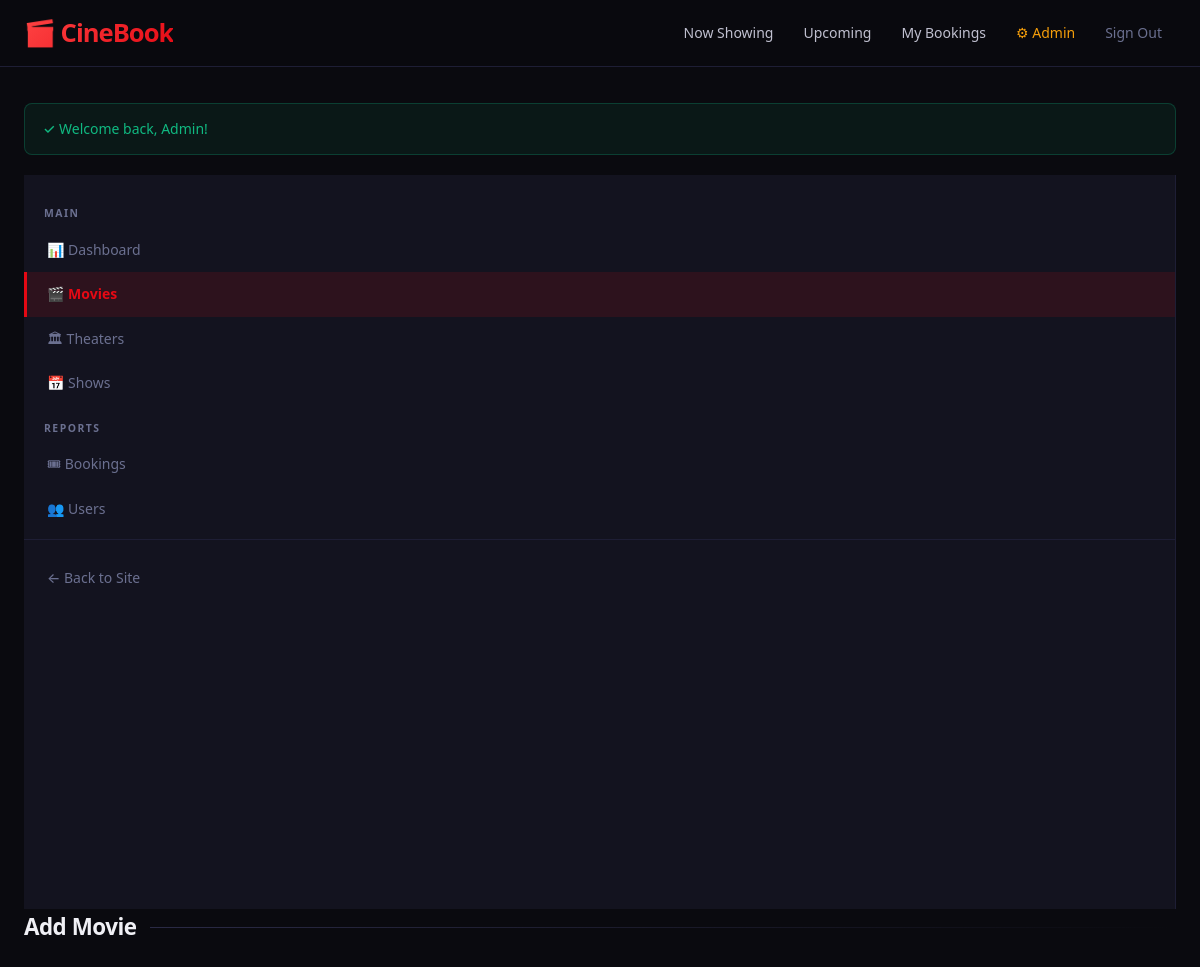
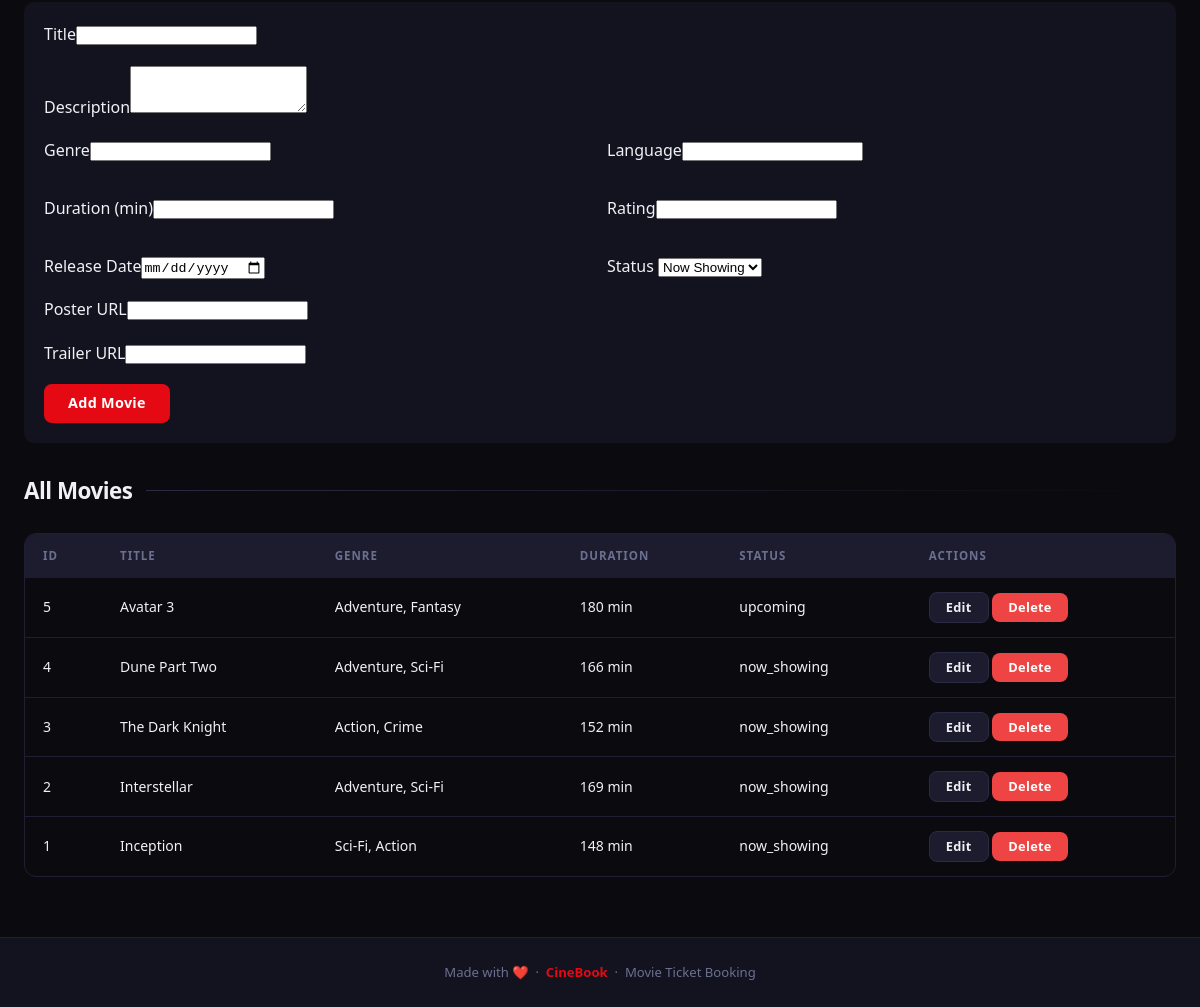
/admin/movies.php (signed in), run on the app's committed database (2 pictures, top to bottom).
### tables this page shows
CREATE TABLE IF NOT EXISTS movies (
  id INT AUTO_INCREMENT PRIMARY KEY,
  title VARCHAR(200) NOT NULL,
  description TEXT,
  genre VARCHAR(100),
  language VARCHAR(50),
  duration INT,
  rating DECIMAL(3,1) DEFAULT 0,
  poster VARCHAR(255),
  trailer_url VARCHAR(255),
  release_date DATE,
  status ENUM('now_showing','upcoming') DEFAULT 'now_showing',
  created_at TIMESTAMP DEFAULT CURRENT_TIMESTAMP
);

### admin/movies.php (the view, shortened to what this page needs)
<?php
require_once __DIR__ . '/../includes/functions.php';
$edit = null;
$movies = $conn->query("SELECT * FROM movies ORDER BY id DESC")->fetch_all(MYSQLI_ASSOC);
require_once __DIR__ . '/../includes/header.php';
?>
<div class="admin-layout">
  <?php require __DIR__ . '/sidebar.php'; ?>
  <div>
    <h2 class="section-title"><?= $edit ? 'Edit' : 'Add' ?> Movie</h2>
    <form method="post" style="background:var(--surface); padding:20px; border-radius:10px; margin-bottom:30px;">
      <div class="form-group"><label>Title</label><input name="title" required value="<?= e($edit['title'] ?? '') ?>"></div>
      <div class="form-group"><label>Description</label><textarea name="description" rows="3"><?= e($edit['description'] ?? '') ?></textarea></div>
      <div style="display:grid; grid-template-columns:1fr 1fr; gap:14px;">
        <div class="form-group"><label>Genre</label><input name="genre" value="<?= e($edit['genre'] ?? '') ?>"></div>
        <div class="form-group"><label>Language</label><input name="language" value="<?= e($edit['language'] ?? '') ?>"></div>
        <div class="form-group"><label>Duration (min)</label><input name="duration" type="number" value="<?= e($edit['duration'] ?? '') ?>"></div>
        <div class="form-group"><label>Rating</label><input name="rating" type="number" step="0.1" value="<?= e($edit['rating'] ?? '') ?>"></div>
        <div class="form-group"><label>Release Date</label><input name="release_date" type="date" value="<?= e($edit['release_date'] ?? '') ?>"></div>
        <div class="form-group"><label>Status</label>
          <select name="status">
            <option value="now_showing" <?= ($edit['status']??'')==='now_showing'?'selected':'' ?>>Now Showing</option>
          </select>
        </div>
      </div>
      <div class="form-group"><label>Poster URL</label><input name="poster" value="<?= e($edit['poster'] ?? '') ?>"></div>
      <div class="form-group"><label>Trailer URL</label><input name="trailer_url" value="<?= e($edit['trailer_url'] ?? '') ?>"></div>
      <button class="btn"><?= $edit ? 'Update' : 'Add' ?> Movie</button>
    </form>
    <h2 class="section-title">All Movies</h2>
    <div class="table-wrap"><table>
      <thead><tr><th>ID</th><th>Title</th><th>Genre</th><th>Duration</th><th>Status</th><th>Actions</th></tr></thead>
      <tbody>
      <?php foreach ($movies as $m): ?>
        <tr>
          <td><?= $m['id'] ?></td><td><?= e($m['title']) ?></td><td><?= e($m['genre']) ?></td>
          <td><?= $m['duration'] ?> min</td><td><?= e($m['status']) ?></td>
          <td>
            <a href="?edit=<?= $m['id'] ?>" class="btn btn-sm btn-secondary">Edit</a>
            <a href="?delete=<?= $m['id'] ?>" class="btn btn-sm btn-danger" onclick="return confirm('Delete?')">Delete</a>
          </td>
        </tr>
      <?php endforeach; ?>
      </tbody></table></div>
  </div>
</div>
<?php require_once __DIR__ . '/../includes/footer.php'; ?>

### assets/css/style.css (style rules this page uses)
*, *::before, *::after { margin: 0; padding: 0; box-sizing: border-box; }
:root { --bg: #0a0a0f; --surface: #13131f; --surface-2: #1c1c2e; --surface-3: #252540; --primary: #e50914; --primary-h: #ff2430; --primary-dim: rgba(229,9,20,0.12); --primary-glow:rgba(229,9,20,0.35); --text: #f0f0f5; --text-2: #c0c0d0; --muted: #6b7090; --border: #1e1e35; --border-2: #2a2a45; --success: #10b981; --danger: #ef4444; --warning: #f59e0b; --info: #6366f1; --gold: #fbbf24; --radius: 12px; --radius-sm: 8px; --shadow: 0 8px 32px rgba(0,0,0,0.5); --shadow-lg: 0 20px 60px rgba(0,0,0,0.6); --transition: 0.2s cubic-bezier(0.4,0,0.2,1); }
html { scroll-behavior: smooth; }
body { font-family: 'Segoe UI', system-ui, -apple-system, sans-serif; background: var(--bg); color: var(--text); min-height: 100vh; display: flex; flex-direction: column; line-height: 1.6; -webkit-font-smoothing: antialiased; }
a { color: inherit; text-decoration: none; }
button { font-family: inherit; }
.section-title { font-size: 1.4rem; font-weight: 800; margin-bottom: 24px; display: flex; align-items: center; gap: 14px; letter-spacing: -0.5px; }
.section-title::after { content: ''; flex: 1; height: 1px; background: linear-gradient(90deg, var(--border-2), transparent); }
.form-group { margin-bottom: 18px; }
.btn { display: inline-flex; align-items: center; justify-content: center; gap: 8px; padding: 12px 24px; background: var(--primary); color: #fff; border: none; border-radius: var(--radius-sm); cursor: pointer; font-size: 0.9rem; font-weight: 700; letter-spacing: 0.3px; transition: all var(--transition); line-height: 1; font-family: inherit; white-space: nowrap; }
.btn-sm { padding: 8px 16px; font-size: 0.8rem; }
.btn-secondary { background: var(--surface-2); color: var(--text); border: 1px solid var(--border-2); }
.btn-danger { background: var(--danger); }
.table-wrap { overflow-x: auto; border-radius: var(--radius); border: 1px solid var(--border); }
table { width: 100%; border-collapse: collapse; font-size: 0.875rem; }
thead th { background: var(--surface-2); padding: 13px 18px; text-align: left; font-size: 0.72rem; text-transform: uppercase; letter-spacing: 1px; color: var(--muted); font-weight: 700; white-space: nowrap; }
tbody td { padding: 14px 18px; border-bottom: 1px solid var(--border); vertical-align: middle; }
tbody tr:last-child td { border-bottom: none; }

### data on the page
movies: id "5", title "Avatar 3", genre "Adventure, Fantasy", duration "180", status "upcoming"
movies: id "4", title "Dune Part Two", genre "Adventure, Sci-Fi", duration "166", status "now_showing"
movies: id "3", title "The Dark Knight", genre "Action, Crime", duration "152", status "now_showing"
movies: id "2", title "Interstellar", genre "Adventure, Sci-Fi", duration "169", status "now_showing"
movies: id "1", title "Inception", genre "Sci-Fi, Action", duration "148", status "now_showing"

### other printed values
SITE_NAME "CineBook"
$icon "✓"
$f['msg'] "Welcome back, Admin!"
